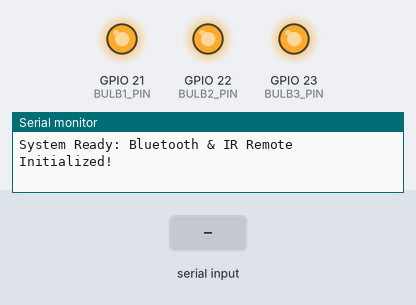
The sketch below on a simulated ESP32. Shown: output pins drawn as LEDs (lit = HIGH), the last lines printed to the serial monitor. The test bench sets the inputs (shaded band). Nothing arrives over Bluetooth unless stated.

Above: at 1.2 s.
1.3 s: "1" received over the second serial link
At 2.2 s:
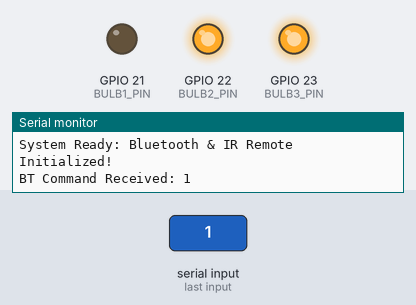
2.8 s: "A" received over the second serial link
At 3.3 s:
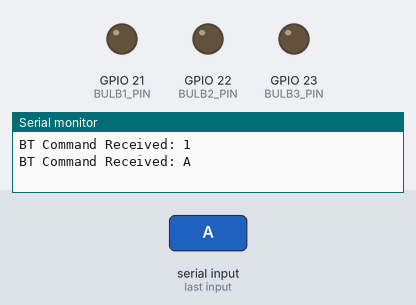
4.3 s: "2" received over the second serial link
At 5.6 s:
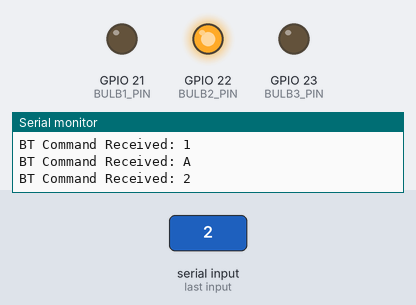
7.3 s: "1" received over the second serial link
At 7.9 s:
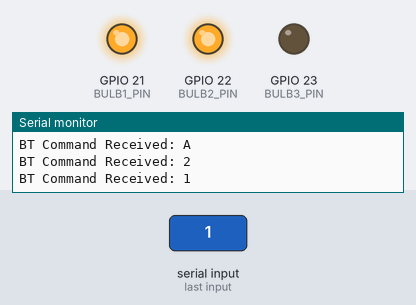
8.8 s: "2" received over the second serial link
At 10.2 s:
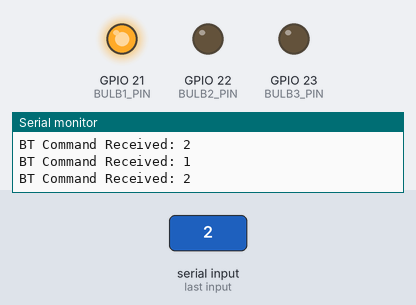
Timing chart, 0 to 11.3 s (numbered marks = the images above; inputs shaded):
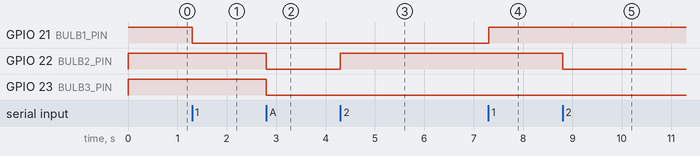

The sketch:

CompleteCode.ino
```cpp
#include <BluetoothSerial.h>
#include <IRremote.h>
#define BULB1_PIN 21  // Relay for Bulb 1
#define BULB2_PIN 22  // Relay for Bulb 2
#define BULB3_PIN 23  // Relay for Bulb 3
#define IR_RECEIVER_PIN 35 // IR Receiver-*-*
BluetoothSerial SerialBT;
bool bulbState[3] = {false, false, false};
void setup() {
  Serial.begin(115200);
  SerialBT.begin("ESP32_LightControl");
  pinMode(BULB1_PIN, OUTPUT);
  pinMode(BULB2_PIN, OUTPUT);
  pinMode(BULB3_PIN, OUTPUT);

  digitalWrite(BULB1_PIN, HIGH);
  digitalWrite(BULB2_PIN, HIGH);
  digitalWrite(BULB3_PIN, HIGH);

  IrReceiver.begin(IR_RECEIVER_PIN, ENABLE_LED_FEEDBACK);
  Serial.println("System Ready: Bluetooth & IR Remote Initialized!");
}
void loop() {
  // Bluetooth Control
  if (SerialBT.available()) {
    char command = SerialBT.read();
    Serial.print("BT Command Received: ");
    Serial.println(command);

    switch (command) {
      case '1':
        bulbState[0] = !bulbState[0];
        digitalWrite(BULB1_PIN, !bulbState[0]);
        SerialBT.println(bulbState[0] ? "Bulb 1 ON" : "Bulb 1 OFF");
        break;
      case '2':
        bulbState[1] = !bulbState[1];
        digitalWrite(BULB2_PIN, !bulbState[1]);
        SerialBT.println(bulbState[1] ? "Bulb 2 ON" : "Bulb 2 OFF");
        break;
      case '3':
        bulbState[2] = !bulbState[2];
        digitalWrite(BULB3_PIN, !bulbState[2]);
        SerialBT.println(bulbState[2] ? "Bulb 3 ON" : "Bulb 3 OFF");
        break;
      case 'A': // Turn ON all bulbs
        bulbState[0] = bulbState[1] = bulbState[2] = true;
        digitalWrite(BULB1_PIN, LOW);
        digitalWrite(BULB2_PIN, LOW);
        digitalWrite(BULB3_PIN, LOW);
        SerialBT.println("All Bulbs ON");
        break;
      case 'B': // Turn OFF all bulbs
        bulbState[0] = bulbState[1] = bulbState[2] = false;
        digitalWrite(BULB1_PIN, HIGH);
        digitalWrite(BULB2_PIN, HIGH);
        digitalWrite(BULB3_PIN, HIGH);
        SerialBT.println("All Bulbs OFF");
        break;
    }
  }
  // IR Remote Control
  if (IrReceiver.decode()) {
    uint32_t receivedCode = IrReceiver.decodedIRData.decodedRawData;
    Serial.print("Received IR Code: 0x");
    Serial.println(receivedCode, HEX);

    if (receivedCode == 0x6D92FD01) {
      bulbState[0] = !bulbState[0];
      digitalWrite(BULB1_PIN, !bulbState[0]);
      Serial.println(bulbState[0] ? "Bulb 1 ON" : "Bulb 1 OFF");
    }
    if (receivedCode == 0x6C93FD01) {
      bulbState[1] = !bulbState[1];
      digitalWrite(BULB2_PIN, !bulbState[1]);
      Serial.println(bulbState[1] ? "Bulb 2 ON" : "Bulb 2 OFF");
    }
    if (receivedCode == 0x33CCFD01) {
      bulbState[2] = !bulbState[2];
      digitalWrite(BULB3_PIN, !bulbState[2]);
      Serial.println(bulbState[2] ? "Bulb 3 ON" : "Bulb 3 OFF");
    }
    if (receivedCode == 0x3BC4FD01) {
      bulbState[0] = bulbState[1] = bulbState[2] = true;
      digitalWrite(BULB1_PIN, LOW);
      digitalWrite(BULB2_PIN, LOW);
      digitalWrite(BULB3_PIN, LOW);
      Serial.println("All Bulbs ON");
    }
    if (receivedCode == 0x23DCFD01) {
      bulbState[0] = bulbState[1] = bulbState[2] = false;
      digitalWrite(BULB1_PIN, HIGH);
      digitalWrite(BULB2_PIN, HIGH);
      digitalWrite(BULB3_PIN, HIGH);
      Serial.println("All Bulbs OFF");
    }
    IrReceiver.resume();
  }
}
```

Measured:
- after the input at 1.3 s, GPIO 21 (BULB1_PIN): HIGH → LOW at once
- after the input at 2.8 s, GPIO 22 (BULB2_PIN), GPIO 23 (BULB3_PIN): HIGH → LOW at once
- after the input at 4.3 s, GPIO 22 (BULB2_PIN): LOW → HIGH at once
- after the input at 7.3 s, GPIO 21 (BULB1_PIN): LOW → HIGH at once
- after the input at 8.8 s, GPIO 22 (BULB2_PIN): HIGH → LOW at once
